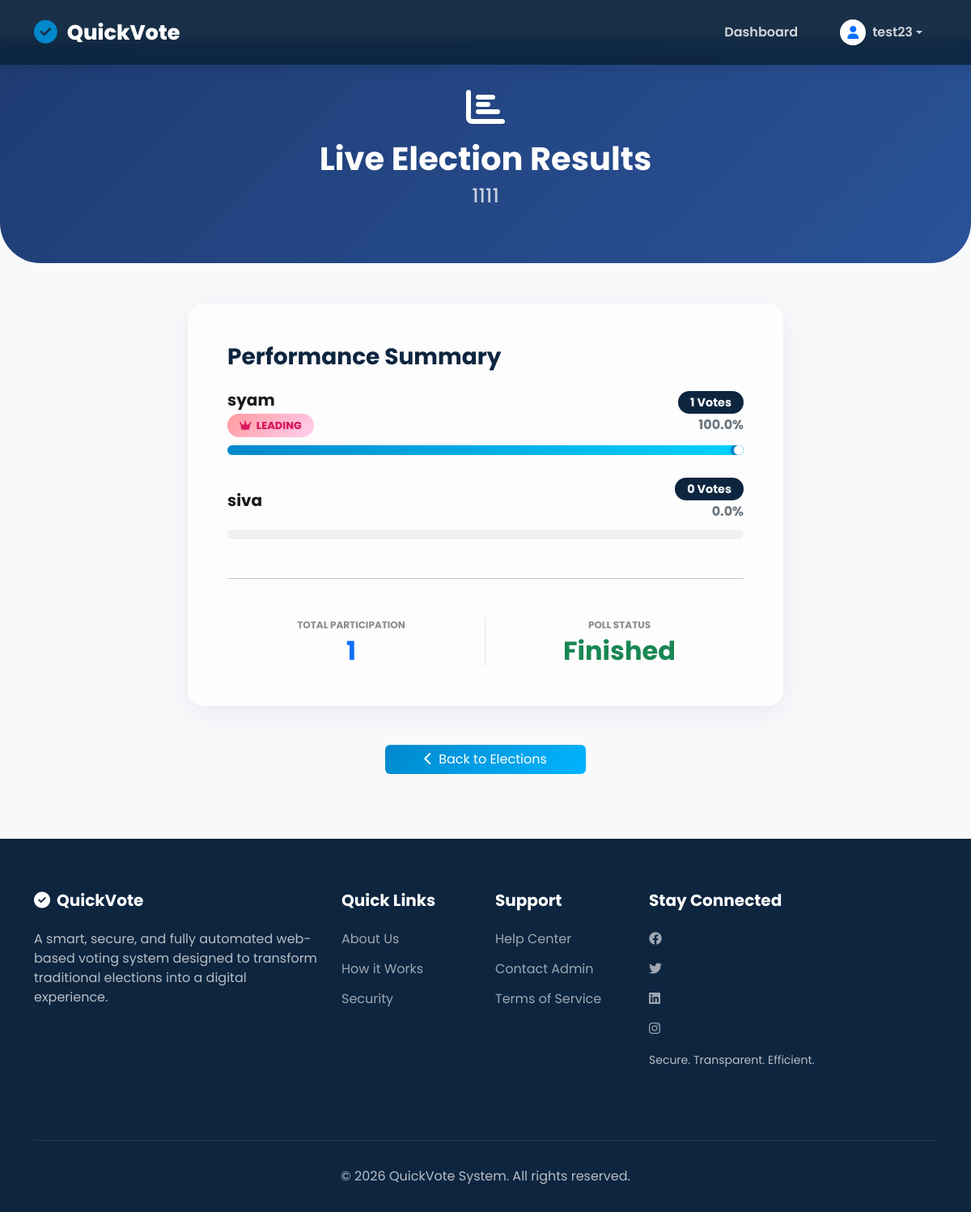
The app's page /5/results/ (signed in) with its own data.
### users/models.py (models this page shows, shortened)
class User(AbstractUser):
    class Role(models.TextChoices):
        ADMIN = "ADMIN", "Admin"
        VOTER = "VOTER", "Voter"
    role = models.CharField(max_length=50, choices=Role.choices, default=Role.VOTER)
    mobile_number = models.CharField(max_length=10, blank=True, null=True)
    is_verified = models.BooleanField(default=False)

### election/models.py (models this page shows, shortened)
class Election(models.Model):
    title = models.CharField(max_length=200)
    description = models.TextField(blank=True)
    start_date = models.DateTimeField()
    end_date = models.DateTimeField()
    is_active = models.BooleanField(default=True)
    results_published = models.BooleanField(default=False)

class Candidate(models.Model):
    election = models.ForeignKey(Election, on_delete=models.CASCADE, related_name='candidates')
    name = models.CharField(max_length=100)
    details = models.TextField(blank=True)
    symbol = models.ImageField(upload_to='candidates/', blank=True, null=True)

### election/views.py (the view)
# urls.py: path('<int:election_id>/results/', views.election_results, name='election_results'),
@login_required
def election_results(request, election_id):
    election = get_object_or_404(Election, pk=election_id)
    now = timezone.now()
    show_results = election.results_published or now > election.end_date or request.user.role == User.Role.ADMIN
    if not show_results:
        messages.warning(request, "Results for this election have not been published yet.")
        return redirect('election_list')
    candidates = election.candidates.all()
    results = []
    total_votes = Vote.objects.filter(election=election).count()
    for candidate in candidates:
        votes = Vote.objects.filter(election=election, candidate=candidate).count()
        percentage = (votes / total_votes * 100) if total_votes > 0 else 0
        results.append({
            'candidate': candidate,
            'votes': votes,
            'percentage': round(percentage, 1)
        })
    results.sort(key=lambda x: x['votes'], reverse=True)
    return render(request, 'election/results.html', {
        'election': election,
        'results': results,
        'total_votes': total_votes
    })

### templates/election/results.html (shortened to what this page needs)
{% extends 'base.html' %}
{% block full_width %}
<div class="results-hero text-center animate-up">
    <div class="container text-center">
        <i class="fas fa-chart-bar fa-3x mb-3 text-accent"></i>
        <h1 class="fw-bold mb-2">Live Election Results</h1>
        <h4 class="opacity-75">{{ election.title }}</h4>
    </div>
</div>
{% endblock %}
{% block content %}
<div class="row justify-content-center">
    <div class="col-lg-8 animate-up delay-1">
        <div class="glass-card p-5 mb-5">
            <h3 class="fw-bold mb-4" style="color: var(--primary-color);">Performance Summary</h3>
            {% if total_votes > 0 %}
            {% for item in results %}
            <div class="result-item animate-up" style="animation-delay: {{ forloop.counter|add:2 }}00ms;">
                <div class="candidate-info">
                    <div>
                        <h5 class="mb-0 fw-bold">{{ item.candidate.name }}</h5>
                        {% if forloop.first %}
                        <span class="winner-badge"><i class="fas fa-crown me-1"></i> Leading</span>
                        {% endif %}
                    </div>
                    <div class="text-end">
                        <span class="vote-count">{{ item.votes }} Votes</span>
                        <span class="d-block mt-1 fw-bold text-secondary">{{ item.percentage }}%</span>
                    </div>
                </div>
                <div class="progress">
                    <div class="progress-bar" role="progressbar" style="width: {{ item.percentage }}%;"
                        aria-valuenow="{{ item.percentage }}" aria-valuemin="0" aria-valuemax="100"></div>
                </div>
            </div>
            {% endfor %}
            <hr class="my-5 opacity-10">
            <div class="row text-center">
                <div class="col-6 border-end">
                    <small class="text-uppercase fw-bold opacity-50 d-block mb-1" style="font-size: 0.75rem;">Total
                        Participation</small>
                    <h2 class="fw-bold mb-0 text-primary">{{ total_votes }}</h2>
                </div>
                <div class="col-6">
                    <small class="text-uppercase fw-bold opacity-50 d-block mb-1" style="font-size: 0.75rem;">Poll
                        Status</small>
                    <h2 class="fw-bold mb-0 text-success">Finished</h2>
                </div>
            </div>
            {% else %}
            <div class="text-center py-5">
                <i class="fas fa-hourglass-start fa-4x mb-4 opacity-25"></i>
                <h4 class="fw-bold opacity-50">No votes recorded yet</h4>
                <p class="text-muted">Results will appear here once the first votes are cast.</p>
            </div>
            {% endif %}
        </div>
        <div class="text-center mt-4">
            <a href="{% url 'election_list' %}" class="btn btn-register px-5">
                <i class="fas fa-chevron-left me-2"></i>Back to Elections
            </a>
        </div>
    </div>
</div>
{% endblock %}

### templates/base.html (shortened to what this page needs)
<!DOCTYPE html>
<html lang="en">
<head>
    <link href="https://cdn.jsdelivr.net/npm/bootstrap@5.3.0/dist/css/bootstrap.min.css" rel="stylesheet">
    <link rel="stylesheet" href="https://cdnjs.cloudflare.com/ajax/libs/font-awesome/6.4.0/css/all.min.css">
</head>
<body>
    <nav class="navbar navbar-expand-lg navbar-dark sticky-top">
        <div class="container">
            <a class="navbar-brand" href="{% url 'election_list' %}">
                <i class="fas fa-check-circle"></i>QuickVote
            </a>
            <div class="collapse navbar-collapse" id="navbarNav">
                <ul class="navbar-nav ms-auto align-items-center">
                    {% if user.is_authenticated %}
                    {% if user.role == 'VOTER' %}
                    <li class="nav-item">
                        <a class="nav-link" href="{% url 'dashboard' %}">Dashboard</a>
                    </li>
                    {% endif %}
                    <li class="nav-item dropdown ms-lg-3">
                        <a class="nav-link dropdown-toggle d-flex align-items-center" href="#" id="navbarDropdown"
                            role="button" data-bs-toggle="dropdown" aria-expanded="false">
                            <div class="bg-white text-primary rounded-circle d-flex align-items-center justify-content-center me-2"
                                style="width: 32px; height: 32px;">
                                <i class="fas fa-user"></i>
                            </div>
                            {{ user.username }}
                        </a>
                    </li>
                    {% endif %}
                </ul>
            </div>
        </div>
    </nav>
    <div class="main-wrapper">
        {% block full_width %}{% endblock %}
        <div class="container">
            {% block content %}{% endblock %}
        </div>
    </div>
    <footer>
        <div class="container">
            <div class="row">
                <div class="col-md-4 mb-4">
                    <h5><i class="fas fa-check-circle me-2"></i>QuickVote</h5>
                    <p>A smart, secure, and fully automated web-based voting system designed to transform traditional
                        elections into a digital experience.</p>
                </div>
                <div class="col-md-2 mb-4">
                    <h5>Quick Links</h5>
                    <a href="#">About Us</a>
                    <a href="#">How it Works</a>
                    <a href="#">Security</a>
                </div>
                <div class="col-md-2 mb-4">
                    <h5>Support</h5>
                    <a href="#">Help Center</a>
                    <a href="#">Contact Admin</a>
                    <a href="#">Terms of Service</a>
                </div>
                <div class="col-md-4 mb-4">
                    <h5>Stay Connected</h5>
                    <div class="social-icons">
                        <a href="#"><i class="fab fa-facebook"></i></a>
                        <a href="#"><i class="fab fa-twitter"></i></a>
                        <a href="#"><i class="fab fa-linkedin"></i></a>
                        <a href="#"><i class="fab fa-instagram"></i></a>
                    </div>
                    <p class="mt-3 small">Secure. Transparent. Efficient.</p>
                </div>
            </div>
            <div class="footer-bottom">
                <p class="mb-0">&copy; {% now "Y" %} QuickVote System. All rights reserved.</p>
            </div>
        </div>
    </footer>
</body>
</html>

### templates/base.html (style rules this page uses)
:root { --primary-color: #0d253f; --secondary-color: #0088cc; --accent-color: #ffc107; --bg-light: #f8f9fa; --text-dark: #1a1a1a; --glass-bg: rgba(255, 255, 255, 0.7); --glass-border: rgba(255, 255, 255, 0.4); --glass-shadow: 0 8px 32px 0 rgba(31, 38, 135, 0.07); }
body { font-family: 'Poppins', sans-serif; background-color: var(--bg-light); color: var(--text-dark); display: flex; flex-direction: column; min-height: 100vh; overflow-x: hidden; }
.animate-up { animation: fadeInUp 0.8s ease-out forwards; opacity: 0; }
.delay-1 { animation-delay: 0.2s; }
.glass-card { background: var(--glass-bg); backdrop-filter: blur(15px); -webkit-backdrop-filter: blur(15px); border: 1px solid var(--glass-border); border-radius: 20px; box-shadow: var(--glass-shadow); transition: all 0.3s ease; }
.navbar { background: rgba(13, 37, 63, 0.95); backdrop-filter: blur(10px); -webkit-backdrop-filter: blur(10px); box-shadow: 0 4px 15px rgba(0, 0, 0, 0.1); padding: 1rem 0; z-index: 1000; }
.navbar-brand { font-weight: 800; font-size: 1.6rem; color: #fff !important; display: flex; align-items: center; }
.navbar-brand i { color: var(--secondary-color); margin-right: 12px; font-size: 1.8rem; }
.nav-link { font-weight: 600; color: rgba(255, 255, 255, 0.8) !important; margin: 0 10px; transition: all 0.3s; }
.btn-register { background: linear-gradient(135deg, var(--secondary-color) 0%, #00b4ff 100%); border: none; color: white !important; }
.main-wrapper { flex: 1; padding-bottom: 5rem; }
footer { background: var(--primary-color); color: rgba(255, 255, 255, 0.7); padding: 4rem 0 2rem; margin-top: auto; }
footer h5 { color: #fff; font-weight: 700; margin-bottom: 1.5rem; }
footer a { color: rgba(255, 255, 255, 0.6); text-decoration: none; transition: 0.3s; display: block; margin-bottom: 0.8rem; }
.footer-bottom { border-top: 1px solid rgba(255, 255, 255, 0.1); margin-top: 3rem; padding-top: 2rem; text-align: center; }

### templates/election/results.html (style rules this page uses)
.results-hero { background: linear-gradient(135deg, #1e3c72 0%, #2a5298 100%); color: white; padding: 60px 0; border-radius: 0 0 50px 50px; margin-top: -2rem; margin-bottom: 50px; }
.result-item { margin-bottom: 30px; position: relative; }
.progress { height: 12px; border-radius: 10px; background: rgba(0, 0, 0, 0.05); overflow: visible; margin-top: 10px; }
.progress-bar { border-radius: 10px; background: linear-gradient(90deg, var(--secondary-color) 0%, #00d2ff 100%); position: relative; transition: width 1.5s cubic-bezier(0.1, 0.42, 0.41, 1); }
.progress-bar::after { content: ''; position: absolute; top: -4px; right: -4px; width: 20px; height: 20px; background: white; border: 4px solid var(--secondary-color); border-radius: 50%; box-shadow: 0 2px 10px rgba(0, 0, 0, 0.1); }
.candidate-info { display: flex; justify-content: space-between; align-items: center; margin-bottom: 8px; }
.vote-count { background: var(--primary-color); color: white; padding: 4px 15px; border-radius: 50px; font-weight: 700; font-size: 0.9rem; }
.winner-badge { background: linear-gradient(135deg, #ff9a9e 0%, #fecfef 99%, #fecfef 100%); color: #d81b60; padding: 5px 15px; border-radius: 50px; font-size: 0.8rem; font-weight: 800; text-transform: uppercase; display: inline-block; margin-top: 5px; }

### records on screen
User: username "test23"
Election: title "1111"
Candidate: candidate.name "syam", shows "LEADING", votes "1", percentage "100.0"
Candidate: candidate.name "siva", votes "0", percentage "0.0"

### other values on screen
{{ total_votes }} "1"
